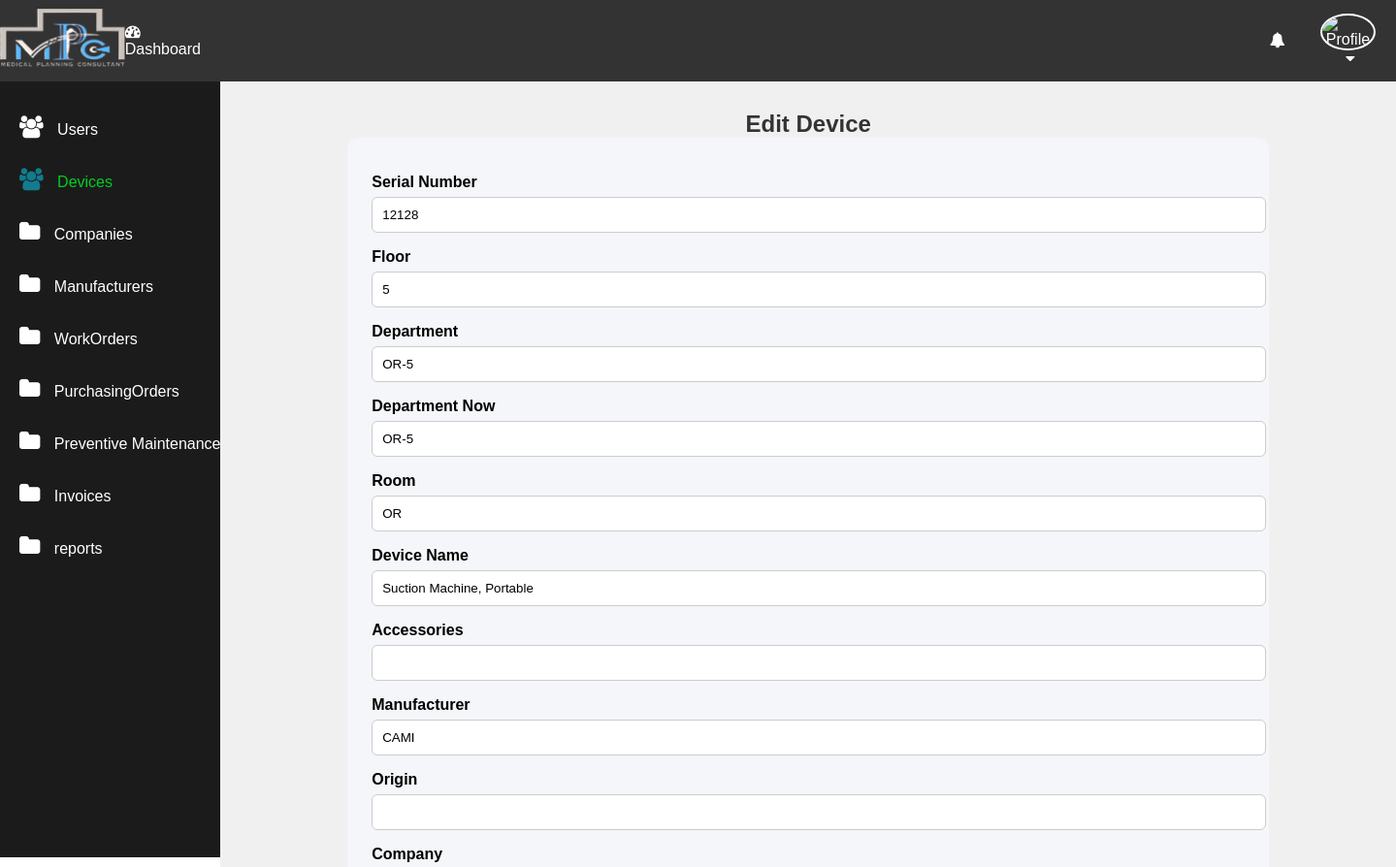
/edit-device.php?serial_number=12128 (signed in, upper part), run on an earlier commit of the app's database.
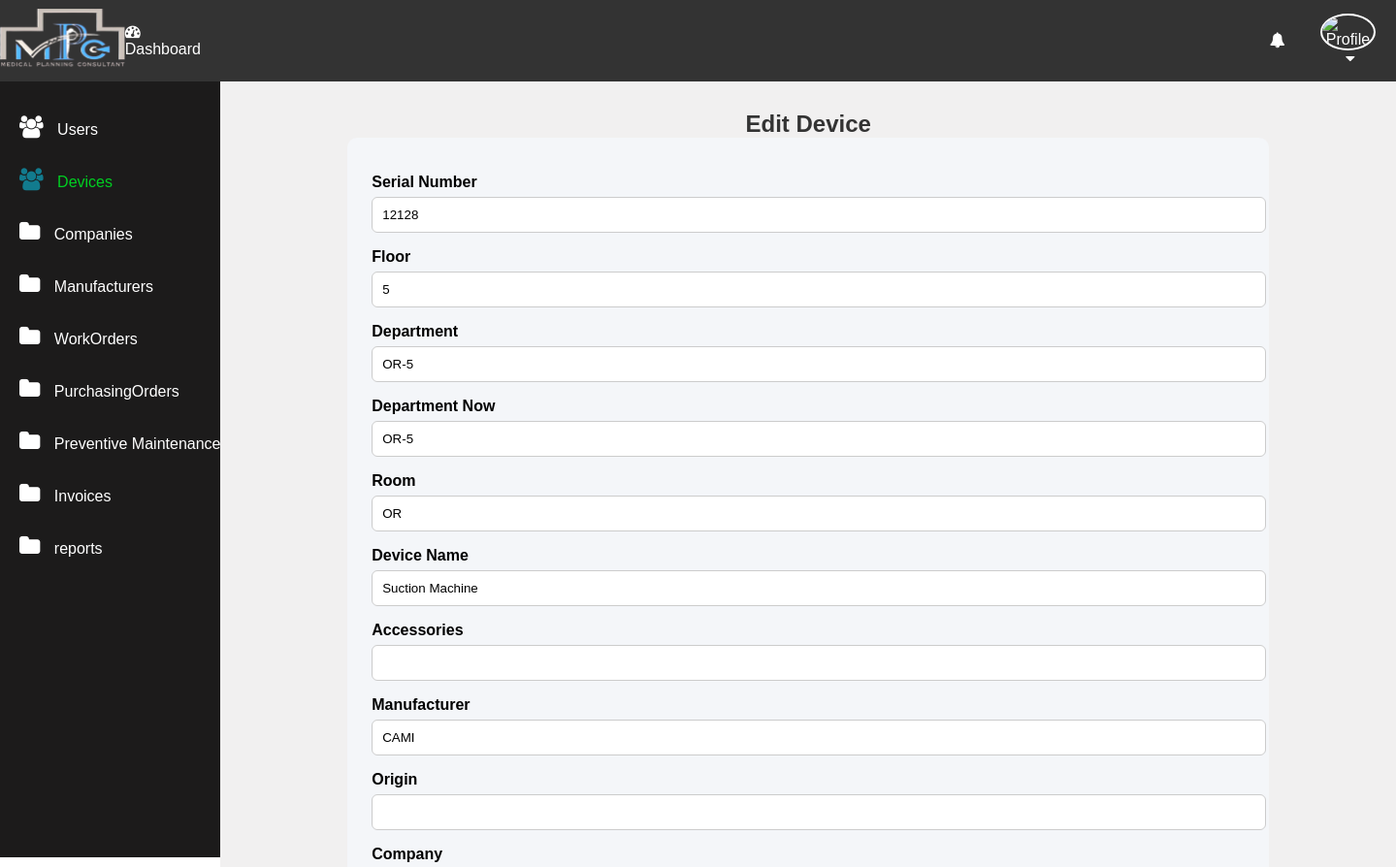
And on a later commit of the database.
### tables this page shows
CREATE TABLE Devices(
	Floor VARCHAR(50) NULL,
	Department VARCHAR(50) NULL,
  Department_now VARCHAR(50) NULL,
	Room VARCHAR(50) NULL,
  device_name VARCHAR(150) NULL,
  Accessories VARCHAR(50) NULL,
  Manufacturer VARCHAR(50) NULL,
  Origin VARCHAR(50) NULL,
  Company VARCHAR(50) NULL,
  Model VARCHAR(50) NULL,
  Serial_number VARCHAR(50) NOT NULL,
  QT INT NULL,
  BMD_Code VARCHAR(50) NULL,
  Arrival_Date DATE NULL,
  Installation_Date DATE NULL,
  purchaseorder_date DATE NULL,
  Price VARCHAR(50) NULL,
  Warranty_Period INT NULL,
  warranty_start DATE NULL,
  warranty_end DATE NULL,
  company_contact VARCHAR(50) NULL,
  company_Tel VARCHAR(50) NULL,
  hospital_code INT ,
  assigned_user VARCHAR(50) NOT NULL,
  device_safety_test VARCHAR(50),
  device_user_tranning VARCHAR(50),
  device_BME_tranning VARCHAR(50),
	CONSTRAINT PK_Devices PRIMARY KEY CLUSTERED (serial_number ASC),
	CONSTRAINT FK_Devices_Hospitals FOREIGN KEY (hospital_code) REFERENCES hospitals(hospital_code),
	CONSTRAINT FK_Devices_Users FOREIGN KEY (assigned_user) REFERENCES users(username) 
);

### app/Model/Devices.php (called while the page is built, shortened)
<?php
function get_device_by_serial($conn, $serial_number) {
    $sql = "SELECT * FROM devices WHERE serial_number = ?";
    $stmt = $conn->prepare($sql);
    $stmt->execute([$serial_number]);
    return $stmt->fetch(PDO::FETCH_ASSOC);
}

### edit-device.php (the view, shortened to what this page needs)
<?php
if (isset($_SESSION['role']) && $_SESSION['role'] == 'admin') {
    include "DB_connection.php";
    include "app/Model/Devices.php";
    $serial = $_GET['serial_number'];
    $device = get_device_by_serial($conn, $serial);
?>
<!DOCTYPE html>
<html>
<head>
    <link rel="stylesheet" href="css/style.css">
</head>
<body>
<?php include "inc/header.php"; ?>
<div class="body">
<?php include "inc/nav.php"; ?>
<section class="section-1">
    <h2>Edit Device</h2>
    <form action="app/update_device.php" method="post">
        <div class="form-group">
            <label>Serial Number</label>
            <input type="text" name="serial_number" value="<?= htmlspecialchars($device['Serial_number']) ?>" required>
        </div>
        <div class="form-group">
            <label>Floor</label>
            <input type="text" name="floor" value="<?= htmlspecialchars($device['Floor']) ?>">
        </div>
        <div class="form-group">
            <label>Department</label>
            <input type="text" name="department" value="<?= htmlspecialchars($device['Department']) ?>">
        </div>
        <div class="form-group">
            <label>Department Now</label>
            <input type="text" name="department_now" value="<?= htmlspecialchars($device['Department_now']) ?>">
        </div>
        <div class="form-group">
            <label>Room</label>
            <input type="text" name="room" value="<?= htmlspecialchars($device['Room']) ?>">
        </div>
        <div class="form-group">
            <label>Device Name</label>
            <input type="text" name="device_name" value="<?= htmlspecialchars($device['device_name']) ?>">
        </div>
        <div class="form-group">
            <label>Accessories</label>
            <input type="text" name="accessories" value="<?= htmlspecialchars($device['Accessories']) ?>">
        </div>
        <div class="form-group">
            <label>Manufacturer</label>
            <input type="text" name="manufacturer" value="<?= htmlspecialchars($device['Manufacturer']) ?>">
        </div>
        <div class="form-group">
            <label>Origin</label>
            <input type="text" name="origin" value="<?= htmlspecialchars($device['Origin']) ?>">
        </div>
        <div class="form-group">
            <label>Company</label>
        </div>
    </form>
</section>
</div>
</body>
</html>
<?php
} else {
    header("Location: login.php");
    exit;
}
?>

What changed in the data, as far as the page shows it:
changed devices "OR-5": device_name "Suction Machine, Portable" → "Suction Machine"
